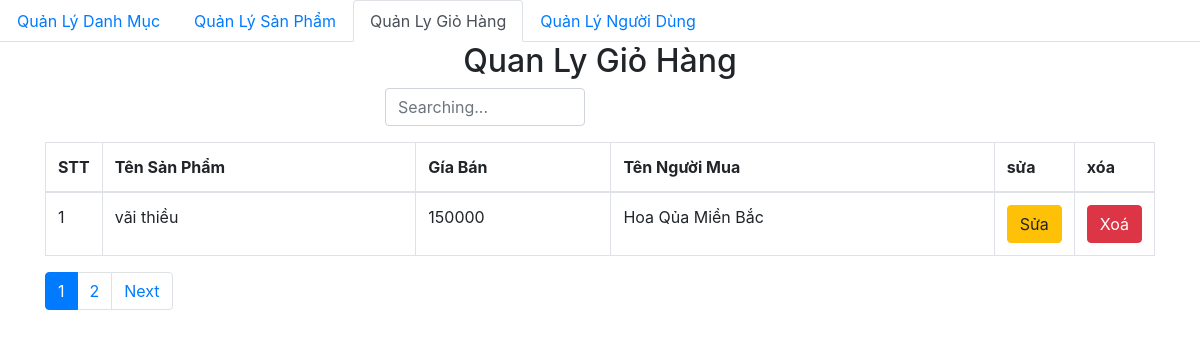
Before: /Admin/Gio_Hang/index.php with the older database file.
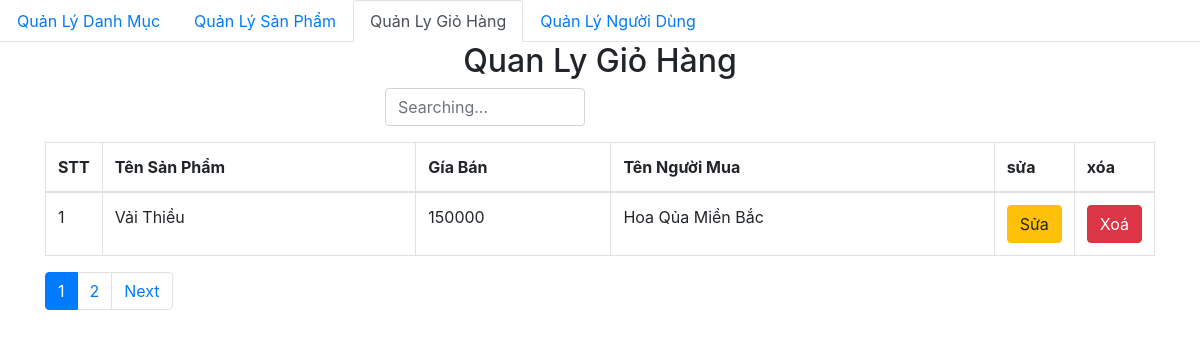
After: the same page with the newer database file.
### tables this page shows
CREATE TABLE `product` (
  `id` int(11) NOT NULL,
  `title` varchar(200) NOT NULL,
  `price` float DEFAULT NULL,
  `thumbnail` varchar(500) DEFAULT NULL,
  `content` longtext DEFAULT NULL,
  `id_category` int(11) DEFAULT NULL,
  `created_at` datetime DEFAULT NULL,
  `updated_at` datetime DEFAULT NULL
);

CREATE TABLE `category` (
  `id` int(11) NOT NULL,
  `name` varchar(50) NOT NULL,
  `created_at` datetime DEFAULT NULL,
  `updated_at` datetime DEFAULT NULL
);

### db/dbhelper.php (called while the page is built, shortened)
<?php
function executeResult($sql) {
	$con = mysqli_connect(HOST, USERNAME, PASSWORD, DATABASE);
    mysqli_set_charset($con, 'utf8');
	$result = mysqli_query($con, $sql);
	$data   = [];
	if($result != null)
	{
		while ($row = mysqli_fetch_array($result, 1))
		{
			$data[] = $row;
		}
	}
	return $data;
}
function executeSingleResult($sql) {
	$con = mysqli_connect(HOST, USERNAME, PASSWORD, DATABASE);
	mysqli_set_charset($con, 'utf8');
	$result = mysqli_query($con, $sql);
	$row = null;
	if($result != null)
	{
		$row    = mysqli_fetch_array($result, 1);
	}
	return $row;
}

### Admin/Gio_Hang/index.php (the view, shortened to what this page needs)
<!DOCTYPE html>
<html>
<head>
	<link rel="stylesheet" href="https://maxcdn.bootstrapcdn.com/bootstrap/4.4.1/css/bootstrap.min.css">
</head>
<body>
<?php
    require_once('../../db/dbhelper.php');
    require_once('../../common/tien_ich.php');
?>
    <ul class="nav nav-tabs">
        <li class="nav-item">
            <a class="nav-link " href="../San_pham/">Quản Lý Danh Mục</a>
        </li>
        <li class="nav-item">
            <a class="nav-link" href="../The_Loai/">Quản Lý Sản Phẩm</a>
        </li>
        <li class="nav-item">
            <a class="nav-link active" href="#">Quản Ly Giỏ Hàng</a>
        </li>
        <li class="nav-item">
            <a class="nav-link" href="../User/">Quản Lý Người Dùng</a>
        </li>
    </ul>
	<div class="container">
		<div class="panel panel-primary">
			<div class="panel-heading">
				<h2 class="text-center">Quan Ly Giỏ Hàng</h2>
			</div>
			<div class="panel-body">
                <div class="col-lg-6">
                    <form method="get">
                        <div class="form-group" style="width: 200px; float: right;">
                            <input type="text" class="form-control" placeholder="Searching..." id="s" name="s">
                        </div>
                    </form>
                </div>
            </div>
                <table class="table table-bordered table-hover">
                    <thead>
                        <tr>
                            <th width="50px">STT</th>
                            <th>Tên Sản Phẩm</th>
                            <th>Gía Bán</th>
                            <th>Tên Người Mua</th>
                            <th width="50px">sửa</th>
                            <th width="50px">xóa</th>
                        </tr>
                    </thead>
                    <tbody>
                    <?php
                        $limit = 1;
                        $page = 1;
                        $firstIndex = ($page-1)*$limit;
                        $sql = 'SELECT product.id, product.title, product.price,
                            product.thumbnail, product.updated_at, category.name category_name
                            FROM product left join category on product.id_category = category.id '.' limit '.$firstIndex.','.$limit;
                        $productList = executeResult($sql);
                        $sql = 'select count(id) as total from product where 1';
                        $countResult = executeSingleResult($sql);
                        $number = 0;
                        if($countResult != null)
                        {
                            $count = $countResult['total'];
                            $number = ceil($count/$limit);
                        }
                        $index = 1;
                        foreach ($productList as $item)
                        {
                            echo '<tr>
                                    <td>'.($index++).'</td>
                                    <td>'.$item['title'].'</td>
                                    <td>'.$item['price'].'</td>
                                    <td>'.$item['category_name'].'</td>
                                    <td>
                                        <a href="TL_Them-moi.php?id='.$item['id'].'">
                                            <button class="btn btn-warning">Sửa</button>
                                        </a>
                                    </td>
                                    <td>
                                        <button class="btn btn-danger"
                                            onclick="deleteProduct('.$item['id'].')">Xoá</button>
                                    </td>
                                    </tr>';
                        }
                        ?>
                    </tbody>
                </table>
        <?=paginarion($number, $page, '')?>
    </div>
		</div>
</body>
</html>

### common/tien_ich.php (shortened to what this page needs)
<?php
function paginarion($number, $page, $addition) {
	if ($number > 1) {
		echo '<ul class="pagination">';
		$avaiablePage = [1, $page-1, $page, $page+1, $number];
		for ($i = 0; $i < $number; $i++) {
			if ($page == ($i+1)) {
				echo '<li class="page-item active"><a class="page-link" href="#">'.($i+1).'</a></li>';
			} else {
				echo '<li class="page-item"><a class="page-link" href="?page='.($i+1).$addition.'">'.($i+1).'</a></li>';
			}
		}
		if ($page < ($number)) {
			echo '<li class="page-item"><a class="page-link" href="?page='.($page+1).$addition.'">Next</a></li>';
		}
		echo '</ul>';
	}
}

Changed rows visible on the page:
changed product "Hoa Qủa Miền Bắc": title "vãi thiều" → "Vải Thiều"
